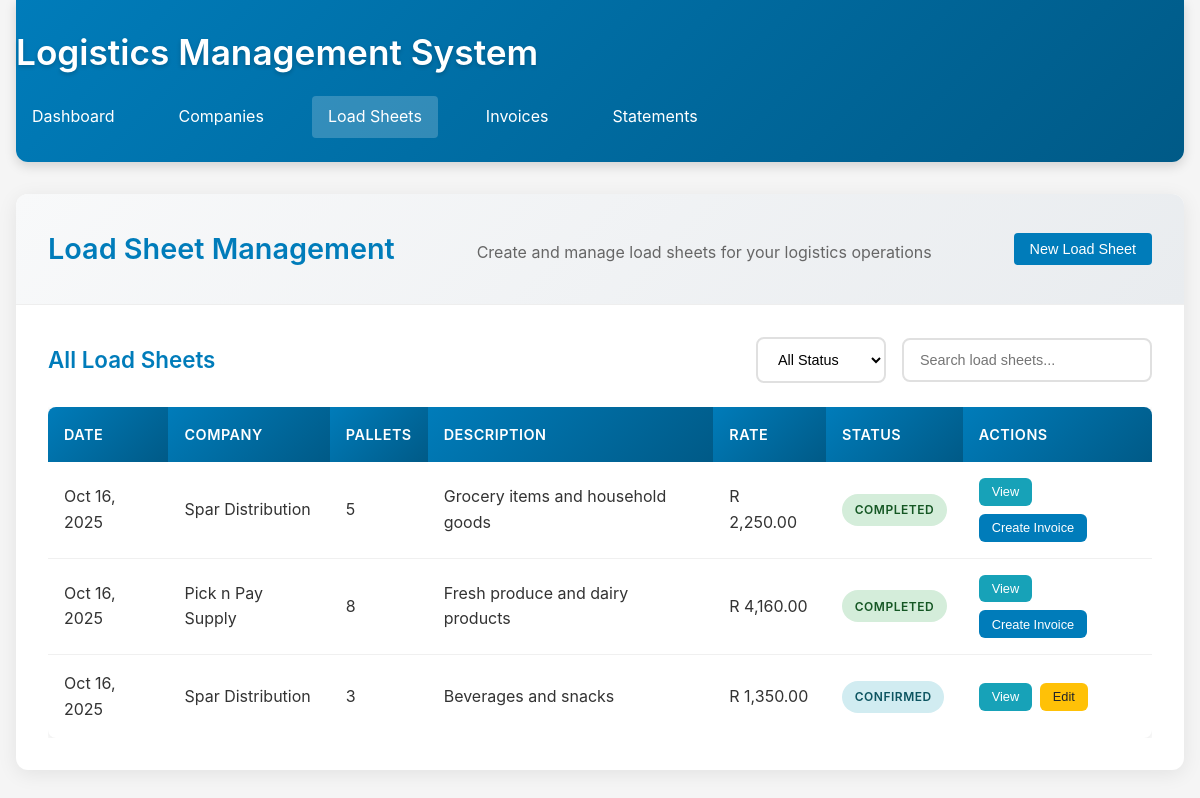
Screenshot of /?page=loadsheets with the database file from the repository.
### tables this page shows
CREATE TABLE load_sheets (
    id INT AUTO_INCREMENT PRIMARY KEY,
    company_id INT NOT NULL,
    pickup_location VARCHAR(255),
    delivery_location VARCHAR(255),
    cargo_description TEXT,
    special_instructions TEXT,
    pallet_quantity INT NOT NULL,
    cargo_weight DECIMAL(10,2),
    delivery_method ENUM('own', 'contractor') DEFAULT 'own',
    contractor_name VARCHAR(255),
    contractor_cost DECIMAL(10,2) DEFAULT 0.00,
    rate_per_pallet DECIMAL(10,2),
    rate_override DECIMAL(10,2) DEFAULT 0.00,
    rate_override_reason TEXT,
    final_rate DECIMAL(10,2) NOT NULL,
    requested_date DATE,
    status ENUM('draft', 'confirmed', 'completed') DEFAULT 'draft',
    created_at TIMESTAMP DEFAULT CURRENT_TIMESTAMP,
    updated_at TIMESTAMP DEFAULT CURRENT_TIMESTAMP ON UPDATE CURRENT_TIMESTAMP,
    FOREIGN KEY (company_id) REFERENCES companies(id) ON DELETE CASCADE
);

CREATE TABLE companies (
    id INT AUTO_INCREMENT PRIMARY KEY,
    name VARCHAR(255) NOT NULL,
    contact_person VARCHAR(255),
    email VARCHAR(255),
    phone VARCHAR(50),
    billing_address TEXT,
    vat_number VARCHAR(50),
    payment_terms INT DEFAULT 30,
    rate_per_pallet DECIMAL(10,2) DEFAULT 0.00,
    status ENUM('active', 'inactive') DEFAULT 'active',
    created_at TIMESTAMP DEFAULT CURRENT_TIMESTAMP,
    updated_at TIMESTAMP DEFAULT CURRENT_TIMESTAMP ON UPDATE CURRENT_TIMESTAMP
);

### classes/LogisticsApp.php (called while the page is built, shortened)
<?php
class LogisticsApp {
    private $db;
    public function __construct($database) {
        $this->db = $database;
    }
    public function showLoadSheets() {
        $loadSheets = $this->db->fetchAll("
            SELECT ls.*, c.name as company_name
            FROM load_sheets ls
            JOIN companies c ON ls.company_id = c.id
            ORDER BY ls.created_at DESC
        ");
        include TEMPLATES_PATH . 'loadsheets.php';
    }
}
?>

### config/database.php (called while the page is built, shortened)
<?php
class Database {
    private $host = 'localhost';
    private $db_name = 'logistics_db';
    private $username = 'root';
    private $password = '';
    public function getConnection() {
        $this->conn = null;
        try {
            $this->conn = new PDO(
                "mysql:host=" . $this->host . ";dbname=" . $this->db_name . ";charset=utf8",
                $this->username,
                $this->password
            );
            $this->conn->setAttribute(PDO::ATTR_ERRMODE, PDO::ERRMODE_EXCEPTION);
        } catch(PDOException $exception) {
            echo "Connection error: " . $exception->getMessage();
        }
        return $this->conn;
    }
    public function query($sql, $params = []) {
        $conn = $this->getConnection();
        $stmt = $conn->prepare($sql);
        $stmt->execute($params);
        return $stmt;
    }
    public function fetchAll($sql, $params = []) {
        $stmt = $this->query($sql, $params);
        return $stmt->fetchAll(PDO::FETCH_ASSOC);
    }
}
?>

### templates/loadsheets.php (the view, shortened to what this page needs)
<!DOCTYPE html>
<html lang="en">
<head>
    <link rel="stylesheet" href="assets/css/style.css">
</head>
<body>
    <div class="container">
        <header class="header">
            <h1><?php echo APP_NAME; ?></h1>
            <nav class="nav">
                <a href="?page=dashboard" class="nav-link">Dashboard</a>
                <a href="?page=companies" class="nav-link">Companies</a>
                <a href="?page=loadsheets" class="nav-link active">Load Sheets</a>
                <a href="?page=invoices" class="nav-link">Invoices</a>
                <a href="?page=statements" class="nav-link">Statements</a>
            </nav>
        </header>
        <main class="main">
            <div class="page-header">
                <h2>Load Sheet Management</h2>
                <p>Create and manage load sheets for your logistics operations</p>
                <button class="btn btn-primary" onclick="showAddLoadSheetForm()">New Load Sheet</button>
            </div>
            <div class="content-section">
                <div class="section-header">
                    <h3>All Load Sheets</h3>
                    <div class="section-actions">
                        <select id="status-filter" class="filter-select">
                            <option value="">All Status</option>
                        </select>
                        <input type="text" id="loadsheet-search" placeholder="Search load sheets..." class="search-input">
                    </div>
                </div>
                <div class="loadsheets-table">
                    <table class="data-table">
                        <thead>
                            <tr>
                                <th>Date</th>
                                <th>Company</th>
                                <th>Pallets</th>
                                <th>Description</th>
                                <th>Rate</th>
                                <th>Status</th>
                                <th>Actions</th>
                            </tr>
                        </thead>
                        <tbody>
                            <?php if (!empty($loadSheets)): ?>
                                <?php foreach ($loadSheets as $loadSheet): ?>
                                    <tr data-loadsheet-id="<?php echo $loadSheet['id']; ?>">
                                        <td><?php echo date('M j, Y', strtotime($loadSheet['created_at'])); ?></td>
                                        <td><?php echo htmlspecialchars($loadSheet['company_name']); ?></td>
                                        <td><?php echo $loadSheet['pallet_quantity']; ?></td>
                                        <td><?php echo htmlspecialchars($loadSheet['cargo_description']); ?></td>
                                        <td>R <?php echo number_format($loadSheet['final_rate'], 2); ?></td>
                                        <td>
                                            <span class="status-badge status-<?php echo $loadSheet['status']; ?>">
                                                <?php echo ucfirst($loadSheet['status']); ?>
                                            </span>
                                        </td>
                                        <td>
                                            <div class="action-buttons">
                                                <button class="btn btn-sm btn-info" onclick="viewLoadSheet(<?php echo $loadSheet['id']; ?>)">View</button>
                                                <?php if ($loadSheet['status'] === 'completed'): ?>
                                                    <button class="btn btn-sm btn-primary create-invoice-btn" data-load-sheet-id="<?php echo $loadSheet['id']; ?>">
                                                        Create Invoice
                                                    </button>
                                                <?php else: ?>
                                                    <button class="btn btn-sm btn-warning" onclick="editLoadSheet(<?php echo $loadSheet['id']; ?>)">Edit</button>
                                                <?php endif; ?>
                                            </div>
                                        </td>
                                    </tr>
                                <?php endforeach; ?>
                            <?php else: ?>
                                <tr>
                                    <td colspan="7" class="no-data">No load sheets found. <button class="btn btn-primary" onclick="showAddLoadSheetForm()">Create your first load sheet</button></td>
                                </tr>
                            <?php endif; ?>
                        </tbody>
                    </table>
                </div>
            </div>
        </main>
    </div>
</body>
</html>

### assets/css/style.css (style rules this page uses)
* { margin: 0; padding: 0; box-sizing: border-box; }
body { font-family: -apple-system, BlinkMacSystemFont, 'Segoe UI', Roboto, sans-serif; line-height: 1.6; color: #333; background-color: #f5f5f5; }
.container { max-width: 1400px; margin: 0 auto; padding: 0 2rem; min-height: 100vh; }
.header { background: linear-gradient(135deg, #007cba 0%, #005a87 100%); color: white; padding: 1.5rem 0; margin-bottom: 2rem; box-shadow: 0 4px 12px rgba(0,0,0,0.15); border-radius: 0 0 12px 12px; }
.header h1 { font-size: 2.2rem; margin-bottom: 1rem; font-weight: 600; text-shadow: 0 2px 4px rgba(0,0,0,0.2); }
.nav { display: flex; gap: 2rem; }
.nav-link { color: white; text-decoration: none; padding: 0.5rem 1rem; border-radius: 4px; transition: background-color 0.3s; }
.nav-link:hover, .nav-link.active { background-color: rgba(255,255,255,0.2); }
.main { background: white; border-radius: 12px; box-shadow: 0 4px 20px rgba(0,0,0,0.08); overflow: hidden; margin-bottom: 2rem; }
.btn { display: inline-block; padding: 0.5rem 1rem; border: none; border-radius: 4px; text-decoration: none; font-size: 0.9rem; cursor: pointer; transition: all 0.2s; text-align: center; }
.btn-primary { background: #007cba; color: white; }
.btn-info { background: #17a2b8; color: white; }
.btn-warning { background: #ffc107; color: #212529; }
.status-badge { display: inline-block; padding: 0.25rem 0.5rem; border-radius: 4px; font-size: 0.8rem; font-weight: bold; text-transform: uppercase; }
.status-confirmed { background: #d1ecf1; color: #0c5460; }
.status-completed { background: #d4edda; color: #155724; }
.action-buttons { display: flex; gap: 1rem; flex-wrap: wrap; }
.page-header { padding: 2rem; border-bottom: 1px solid #eee; background: linear-gradient(135deg, #f8f9fa 0%, #e9ecef 100%); display: flex; justify-content: space-between; align-items: center; flex-wrap: wrap; gap: 1rem; }
.page-header h2 { color: #007cba; font-size: 1.8rem; font-weight: 600; margin: 0; }
.page-header p { color: #666; margin: 0.5rem 0 0 0; font-size: 1rem; }
.content-section { padding: 2rem; }
.section-header { display: flex; justify-content: space-between; align-items: center; margin-bottom: 1.5rem; flex-wrap: wrap; gap: 1rem; }
.section-header h3 { color: #007cba; font-size: 1.4rem; font-weight: 600; margin: 0; }
.section-actions { display: flex; gap: 1rem; align-items: center; flex-wrap: wrap; }
.search-input { padding: 0.75rem 1rem; border: 2px solid #e0e0e0; border-radius: 8px; font-size: 0.9rem; min-width: 250px; transition: border-color 0.3s, box-shadow 0.3s; }
.filter-select { padding: 0.75rem 1rem; border: 2px solid #e0e0e0; border-radius: 8px; font-size: 0.9rem; background: white; cursor: pointer; transition: border-color 0.3s; }
.data-table { width: 100%; border-collapse: collapse; background: white; border-radius: 8px; overflow: hidden; box-shadow: 0 2px 8px rgba(0,0,0,0.1); }
.data-table th { background: linear-gradient(135deg, #007cba 0%, #005a87 100%); color: white; padding: 1rem; text-align: left; font-weight: 600; font-size: 0.9rem; text-transform: uppercase; letter-spacing: 0.5px; }
.data-table td { padding: 1rem; border-bottom: 1px solid #f0f0f0; vertical-align: middle; }
.data-table tr:last-child td { border-bottom: none; }
.action-buttons { display: flex; gap: 0.5rem; flex-wrap: wrap; }
.btn-sm { padding: 0.4rem 0.8rem; font-size: 0.8rem; border-radius: 6px; }
.loadsheets-table { margin-top: 1rem; overflow-x: auto; }
.status-badge { padding: 0.4rem 0.8rem; border-radius: 20px; font-size: 0.75rem; font-weight: 600; text-transform: uppercase; letter-spacing: 0.5px; }
@media (max-width: 1200px) { .container { max-width: 100%; padding: 0 1rem; } }

### rows the page displays
load_sheets: created_at "Oct 16, 2025", company.name "Spar Distribution", pallet_quantity "5", cargo_description "Grocery items and household goods", final_rate "2,250.00", status "COMPLETED"
load_sheets: created_at "Oct 16, 2025", company.name "Pick n Pay Supply", pallet_quantity "8", cargo_description "Fresh produce and dairy products", final_rate "4,160.00", status "COMPLETED"
load_sheets: created_at "Oct 16, 2025", company.name "Spar Distribution", pallet_quantity "3", cargo_description "Beverages and snacks", final_rate "1,350.00", status "CONFIRMED"

### other values shown
APP_NAME "Logistics Management System"
